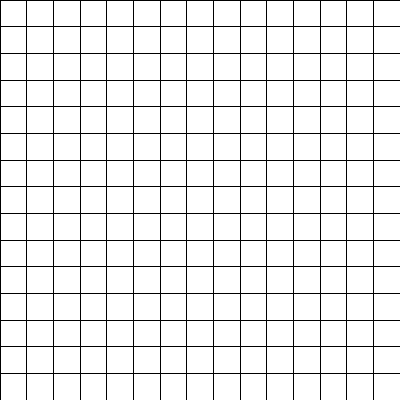
Frame 1 (no input)
Frame 60 (the mouse pressed at the canvas centre just before this capture): identical to frame 1, image omitted
Frame 120 (the mouse held since frame 60 and released just before this capture): identical to frame 1, image omitted

The Processing sketch that drew this single still picture (run headless with seeded random() and noise(); from frame 60 on, the mouse is pressed at the canvas centre):

// Processing sketch: ej20b_funcion_grilla
// ── ej20b_funcion_grilla.pde

//funcion CON parametros SIN return: grilla( filas, columnas );

void setup(){
  size(400, 400 );
}

void draw(){
  grilla( 15, 15 );
}

void grilla( float filas, float columnas ){
  float tam = width / filas;
  for(int i = 0 ; i < filas ; i++ ){
    for(int j = 0 ; j < columnas ; j++ ){
      rect( i*tam, j*tam, tam, tam );
    }
  }
}
